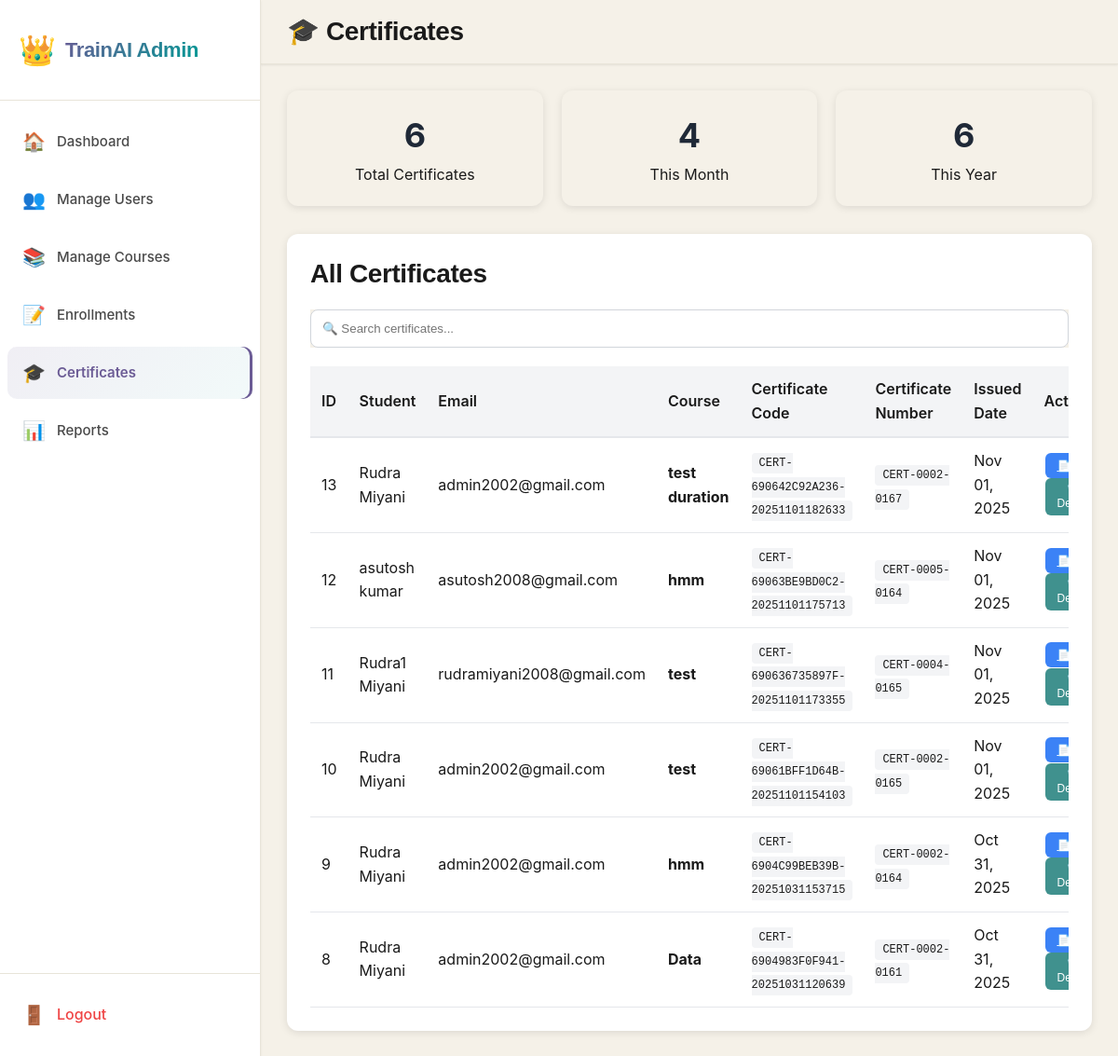
The page /dashboard/admin/certificates.php (signed in) on the database its author committed.
### tables this page shows
CREATE TABLE `user_certificates` (
  `cert_id` int(11) NOT NULL,
  `user_id` int(11) NOT NULL,
  `course_id` int(11) NOT NULL,
  `certificate_code` varchar(100) DEFAULT NULL,
  `issue_date` timestamp NOT NULL DEFAULT current_timestamp(),
  `certificate_number` varchar(50) DEFAULT NULL,
  `issued_date` timestamp NOT NULL DEFAULT current_timestamp(),
  `certificate_url` varchar(255) DEFAULT NULL
);

### dashboard/admin/certificates.php (the view, shortened to what this page needs)
<?php
try {
    $pdo = getDBConnection();
    $stmt = $pdo->prepare("
        SELECT uc.cert_id as certificate_id, uc.user_id, uc.course_id,
               uc.certificate_code, uc.certificate_number, uc.issued_date,
               COALESCE(c.course_name, 'Unknown Course') as course_name,
               COALESCE(c.course_code, 'N/A') as course_code,
               COALESCE(CONCAT(u.first_name, ' ', u.last_name), 'Unknown User') as student_name,
               COALESCE(u.email, 'N/A') as student_email
        FROM user_certificates uc
        LEFT JOIN courses c ON uc.course_id = c.course_id
        LEFT JOIN users u ON uc.user_id = u.user_id
        ORDER BY uc.issued_date DESC
    ");
    $stmt->execute();
    $all_certificates = $stmt->fetchAll();
    $total_certificates = count($all_certificates);
    $this_month = count(array_filter($all_certificates, fn($c) => date('Y-m', strtotime($c['issued_date'])) === date('Y-m')));
    $this_year = count(array_filter($all_certificates, fn($c) => date('Y', strtotime($c['issued_date'])) === date('Y')));
} catch (PDOException $e) {
    error_log("Certificates page error: " . $e->getMessage());
    $all_certificates = [];
    $total_certificates = $this_month = $this_year = 0;
}
?>
<!DOCTYPE html>
<html lang="en">
<head>
    <link rel="stylesheet" href="../../assets/css/dashboard.css">
</head>
<body>
    <div class="sidebar">
        <div class="sidebar-header">
            <a href="../../dashboard/admin/" class="sidebar-logo">
                <span class="logo-icon">👑</span>
                <span class="logo-text">TrainAI Admin</span>
            </a>
        </div>
        <nav class="sidebar-nav">
            <a href="../../dashboard/admin/" class="nav-item">
                <span class="nav-icon">🏠</span>
                <span class="nav-text">Dashboard</span>
            </a>
            <a href="../../dashboard/admin/users.php" class="nav-item">
                <span class="nav-icon">👥</span>
                <span class="nav-text">Manage Users</span>
            </a>
            <a href="../../dashboard/admin/courses.php" class="nav-item">
                <span class="nav-icon">📚</span>
                <span class="nav-text">Manage Courses</span>
            </a>
            <a href="../../dashboard/admin/enrollments.php" class="nav-item">
                <span class="nav-icon">📝</span>
                <span class="nav-text">Enrollments</span>
            </a>
            <a href="../../dashboard/admin/certificates.php" class="nav-item active">
                <span class="nav-icon">🎓</span>
                <span class="nav-text">Certificates</span>
            </a>
            <a href="../../dashboard/admin/reports.php" class="nav-item">
                <span class="nav-icon">📊</span>
                <span class="nav-text">Reports</span>
            </a>
        </nav>
        <div class="sidebar-footer">
            <a href="../../logout.php" class="logout-btn">
                <span class="nav-icon">🚪</span>
                <span class="nav-text">Logout</span>
            </a>
        </div>
    </div>
    <div class="main-content">
        <div class="topbar">
            <div class="topbar-left">
                <h2>🎓 Certificates</h2>
            </div>
        </div>
        <div class="dashboard-container">
            <div class="stats-grid">
                <div class="stat-card">
                    <div class="number"><?php echo $total_certificates; ?></div>
                    <div class="label">Total Certificates</div>
                </div>
                <div class="stat-card">
                    <div class="number"><?php echo $this_month; ?></div>
                    <div class="label">This Month</div>
                </div>
                <div class="stat-card">
                    <div class="number"><?php echo $this_year; ?></div>
                    <div class="label">This Year</div>
                </div>
            </div>
            <div class="certificates-section">
                <h2 style="margin: 0 0 20px 0;">All Certificates</h2>
                <div class="search-box">
                    <input type="text" id="searchInput" placeholder="🔍 Search certificates..." onkeyup="filterTable()">
                </div>
                <div style="overflow-x: auto;">
                    <table class="certificate-table" id="certificatesTable">
                        <thead>
                            <tr>
                                <th>ID</th>
                                <th>Student</th>
                                <th>Email</th>
                                <th>Course</th>
                                <th>Certificate Code</th>
                                <th>Certificate Number</th>
                                <th>Issued Date</th>
                                <th>Actions</th>
                            </tr>
                        </thead>
                        <tbody>
                            <?php foreach ($all_certificates as $cert): ?>
                            <tr>
                                <td><?php echo isset($cert['certificate_id']) ? $cert['certificate_id'] : (isset($cert['cert_id']) ? $cert['cert_id'] : 'N/A'); ?></td>
                                <td><?php echo htmlspecialchars($cert['student_name'] ?? 'N/A'); ?></td>
                                <td><?php echo htmlspecialchars($cert['student_email'] ?? 'N/A'); ?></td>
                                <td><strong><?php echo htmlspecialchars($cert['course_name'] ?? 'N/A'); ?></strong></td>
                                <td><span class="cert-code"><?php echo htmlspecialchars($cert['certificate_code'] ?? 'N/A'); ?></span></td>
                                <td><span class="cert-code"><?php echo htmlspecialchars($cert['certificate_number'] ?? 'N/A'); ?></span></td>
                                <td><?php echo isset($cert['issued_date']) ? date('M d, Y', strtotime($cert['issued_date'])) : 'N/A'; ?></td>
                                <td>
                                    <?php
                                    $cert_id = isset($cert['certificate_id']) ? $cert['certificate_id'] : (isset($cert['cert_id']) ? $cert['cert_id'] : null);
                                    $user_id = $cert['user_id'] ?? null;
                                    if ($cert_id && $user_id):
                                    ?>
                                        <a href="../../handlers/generate-certificate.php?cert_id=<?php echo $cert_id; ?>"
                                           class="action-btn btn-view" target="_blank">
                                            📄 View
                                        </a>
                                        <button class="action-btn btn-delete"
                                                onclick="deleteCert(<?php echo $cert_id; ?>, <?php echo $user_id; ?>)">
                                            🗑️ Delete
                                        </button>
                                    <?php endif; ?>
                                </td>
                            </tr>
                            <?php endforeach; ?>
                        </tbody>
                    </table>
                </div>
            </div>
        </div>
    </div>
</body>
</html>

### assets/css/dashboard.css (style rules this page uses)
* { margin: 0; padding: 0; box-sizing: border-box; }
:root { --primary: #1A1A1A; --primary-dark: #000000; --text-primary: #1A1A1A; --text-secondary: #4A4A4A; --text-muted: #6B6B6B; --bg-primary: #F5F1E8; --bg-secondary: #FFFFFF; --bg-card: #FDFCFA; --border-color: #E8E4D9; --accent-primary: #6B5B95; --accent-secondary: #009B95; --accent-orange: #F59E0B; --accent-red: #EF4444; --accent-green: #10B981; --accent-blue: #3B82F6; --shadow-xs: 0 1px 2px rgba(0, 0, 0, 0.02); --shadow-sm: 0 1px 3px rgba(0, 0, 0, 0.05), 0 1px 2px rgba(0, 0, 0, 0.03); --shadow-md: 0 4px 6px rgba(0, 0, 0, 0.07), 0 2px 4px rgba(0, 0, 0, 0.05); --shadow-lg: 0 10px 15px rgba(0, 0, 0, 0.1), 0 4px 6px rgba(0, 0, 0, 0.05); --shadow-xl: 0 20px 25px rgba(0, 0, 0, 0.1), 0 10px 10px rgba(0, 0, 0, 0.04); --transition-fast: 150ms cubic-bezier(0.4, 0, 0.2, 1); --transition-base: 250ms cubic-bezier(0.4, 0, 0.2, 1); --transition-slow: 350ms cubic-bezier(0.4, 0, 0.2, 1); }
html { scroll-behavior: smooth; }
body { font-family: 'Inter', -apple-system, BlinkMacSystemFont, 'Segoe UI', sans-serif; background: var(--bg-primary); color: var(--text-primary); line-height: 1.6; display: flex; height: 100vh; overflow: hidden; }
h2 { font-family: 'Poppins', sans-serif; font-size: 1.75rem; font-weight: 700; letter-spacing: -0.4px; line-height: 1.3; }
.sidebar { width: 280px; background: var(--bg-secondary); border-right: 1px solid var(--border-color); display: flex; flex-direction: column; position: fixed; height: 100vh; overflow-y: auto; z-index: 100; box-shadow: var(--shadow-sm); }
.sidebar-header { padding: 28px 20px; border-bottom: 1px solid var(--border-color); }
.sidebar-logo { display: flex; align-items: center; gap: 10px; text-decoration: none; color: var(--text-primary); transition: all var(--transition-base); }
.logo-icon { font-size: 32px; display: flex; align-items: center; justify-content: center; }
.logo-text { font-family: 'Poppins', sans-serif; font-size: 1.375rem; font-weight: 700; letter-spacing: -0.4px; background: linear-gradient(135deg, var(--accent-primary), var(--accent-secondary)); -webkit-background-clip: text; -webkit-text-fill-color: transparent; background-clip: text; }
.sidebar-nav { flex: 1; padding: 16px 8px; display: flex; flex-direction: column; gap: 6px; }
.nav-item { display: flex; align-items: center; gap: 12px; padding: 12px 16px; border-radius: 10px; text-decoration: none; color: var(--text-secondary); font-weight: 500; font-size: 0.9375rem; transition: all var(--transition-base); position: relative; cursor: pointer; }
.nav-item.active { background: linear-gradient(135deg, rgba(107, 91, 149, 0.1) 0%, rgba(0, 155, 149, 0.05) 100%); color: var(--accent-primary); font-weight: 600; box-shadow: inset -3px 0 0 var(--accent-primary); }
.nav-icon { font-size: 20px; flex-shrink: 0; }
.nav-text { flex: 1; }
.sidebar-footer { padding: 16px 8px; border-top: 1px solid var(--border-color); margin-top: auto; }
.logout-btn { display: flex; align-items: center; gap: 12px; padding: 12px 16px; border-radius: 10px; text-decoration: none; color: var(--accent-red); font-weight: 500; transition: all var(--transition-base); width: 100%; cursor: pointer; }
.main-content { flex: 1; margin-left: 280px; display: flex; flex-direction: column; height: 100vh; overflow: hidden; }
.topbar { background: var(--bg-secondary); border-bottom: 1px solid var(--border-color); padding: 16px 28px; display: flex; justify-content: space-between; align-items: center; gap: 20px; box-shadow: var(--shadow-sm); position: sticky; top: 0; z-index: 50; }
.topbar-left, .topbar-right { display: flex; align-items: center; gap: 16px; }
.dashboard-container { flex: 1; overflow-y: auto; padding: 28px; scroll-behavior: smooth; }
.topbar { background: var(--bg-primary) !important; }
button, .btn-primary, .btn-filter, input[type="submit"] { background-color: #40918e !important; color: white !important; }
div { background-color: unset; }
div.card, div.stat-box, div[class*="card"], div[class*="box"] { background-color: var(--bg-primary) !important; }

### rows shown on the page
user_certificates: cert_id "13", student_name "Rudra Miyani", student_email "admin2002@gmail.com", course_name "test duration", certificate_code "CERT-690642C92A236-20251101182633", certificate_number "CERT-0002-0167", issued_date "Nov 01, 2025"
user_certificates: cert_id "12", student_name "asutosh kumar", student_email "asutosh2008@gmail.com", course_name "hmm", certificate_code "CERT-69063BE9BD0C2-20251101175713", certificate_number "CERT-0005-0164", issued_date "Nov 01, 2025"
user_certificates: cert_id "11", student_name "Rudra1 Miyani", student_email "rudramiyani2008@gmail.com", course_name "test", certificate_code "CERT-690636735897F-20251101173355", certificate_number "CERT-0004-0165", issued_date "Nov 01, 2025"
user_certificates: cert_id "10", student_name "Rudra Miyani", student_email "admin2002@gmail.com", course_name "test", certificate_code "CERT-69061BFF1D64B-20251101154103", certificate_number "CERT-0002-0165", issued_date "Nov 01, 2025"
user_certificates: cert_id "9", student_name "Rudra Miyani", student_email "admin2002@gmail.com", course_name "hmm", certificate_code "CERT-6904C99BEB39B-20251031153715", certificate_number "CERT-0002-0164", issued_date "Oct 31, 2025"
user_certificates: cert_id "8", student_name "Rudra Miyani", student_email "admin2002@gmail.com", course_name "Data", certificate_code "CERT-6904983F0F941-20251031120639", certificate_number "CERT-0002-0161", issued_date "Oct 31, 2025"

### other values the page prints
$total_certificates "6"
$this_month "4"
$this_year "6"
